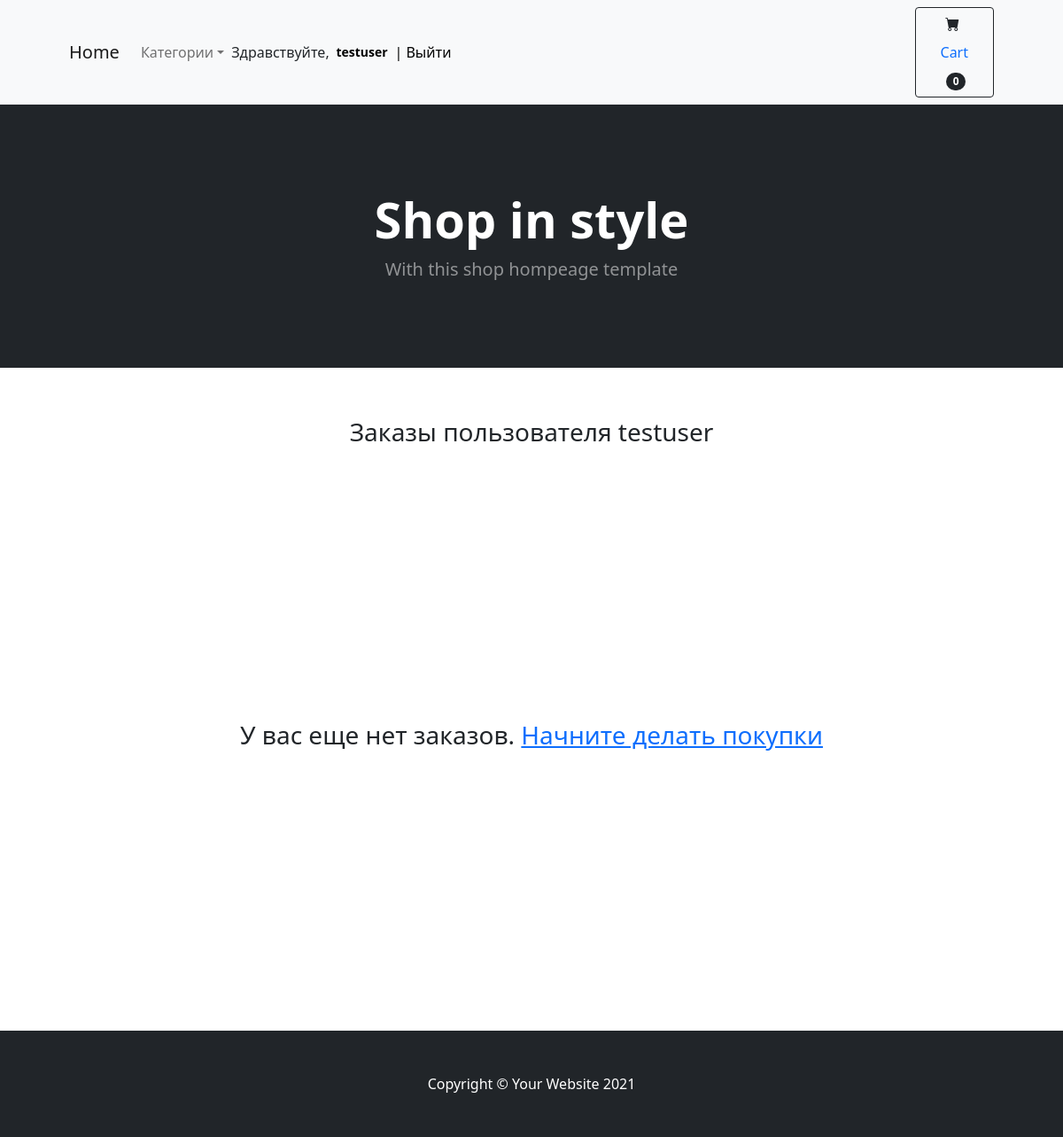
The page /profile/ (signed in) on the database as committed earlier.
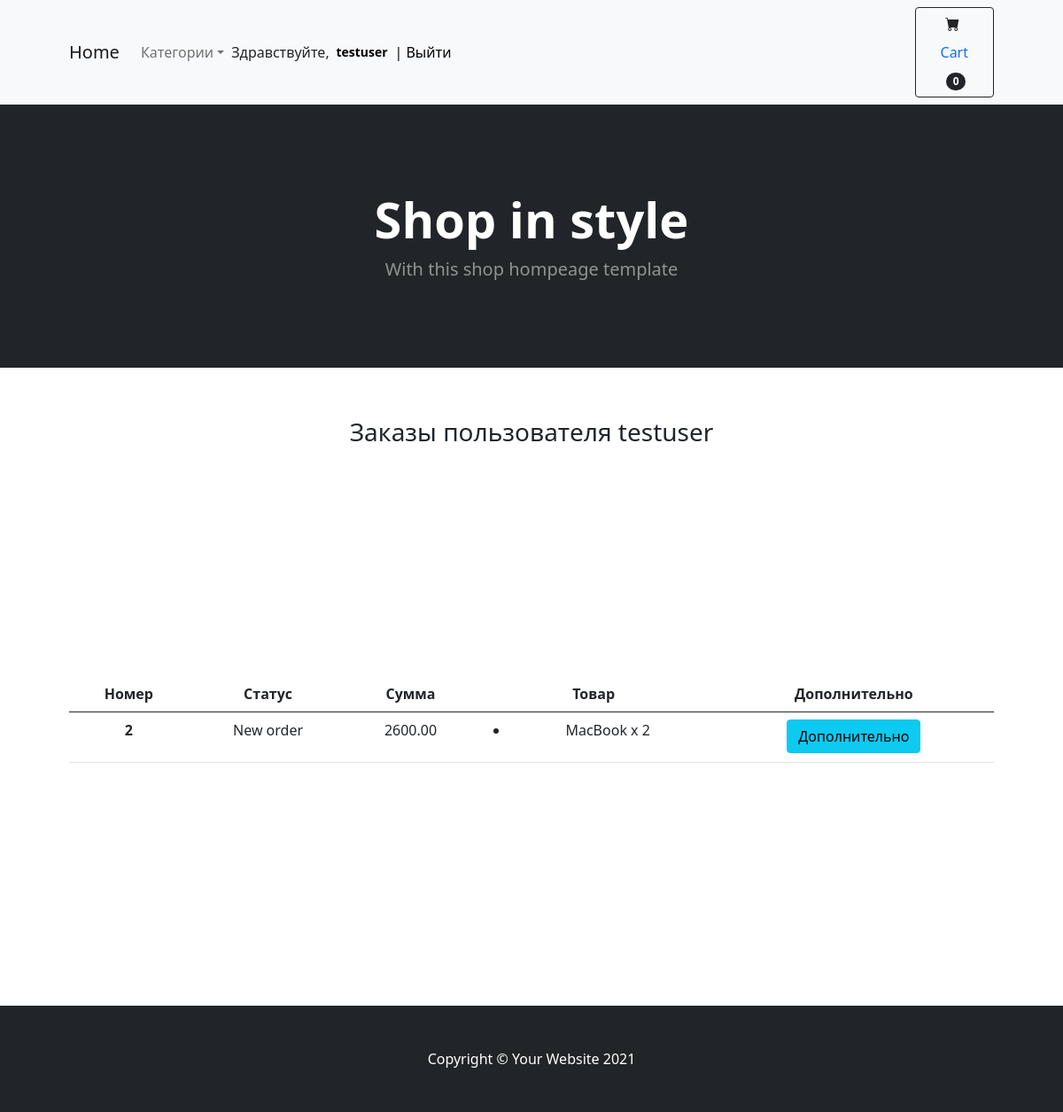
The same page on the database as committed later.
### mainapp/models.py (models this page shows, shortened)
class Cart(models.Model):
    owner = models.ForeignKey("Customer", null=True, verbose_name="Owner", on_delete=models.CASCADE)
    products = models.ManyToManyField(CartProduct, blank=True, related_name="related_cart")
    total_products = models.PositiveIntegerField(default=0)
    final_price = models.DecimalField(max_digits=10, default=0, decimal_places=2, verbose_name="Total price")
    in_order = models.BooleanField(default=False)
    for_anonymous_user = models.BooleanField(default=False)

class Order(models.Model):
    STATUS_NEW = "new"
    STATUS_IN_PROGRESS = "in_progress"
    STATUS_READY = "is_ready"
    STATUS_COMPLETED = "completed"
    BUYING_TYPE_SELF = "self"
    BUYING_TYPE_DELIVERY = "delivery"
    STATUS_CHOICES = (
        (STATUS_NEW, "New order"),
        (STATUS_IN_PROGRESS, "Order in processing"),
        (STATUS_READY, "Order is ready"),
        (STATUS_COMPLETED, "Order completed")
    )
    BUYING_TYPE_CHOICES = (
        (BUYING_TYPE_SELF, "Samovuvoz"),
        (BUYING_TYPE_DELIVERY, "Delivery")
    )
    customer = models.ForeignKey(Customer, verbose_name="Customer", related_name="related_orders", on_delete=models.CASCADE)
    first_name = models.CharField(max_length=256, verbose_name="Name")
    last_name = models.CharField(max_length=256, verbose_name="Surname")
    phone = models.CharField(max_length=20, verbose_name="Phone number")
    cart = models.ForeignKey(Cart, verbose_name="Cart", on_delete=models.CASCADE, null=True, blank=True)
    address = models.CharField(max_length=20, verbose_name="Address")
    status = models.CharField(max_length=100, verbose_name="Status of order", choices=STATUS_CHOICES, default=STATUS_NEW)
    baying_type = models.CharField(max_length=100, verbose_name="Type of order", choices=BUYING_TYPE_CHOICES, default=BUYING_TYPE_SELF)
    comment = models.TextField(verbose_name="Comment for order", null=True, blank=True)
    created_at = models.DateTimeField(auto_now=True, verbose_name="Data created order")
    order_date = models.DateField(verbose_name="Data when order was geted", default=timezone.now)

class CartProduct(models.Model):
    user = models.ForeignKey("Customer", verbose_name="Customer", on_delete=models.CASCADE)
    cart = models.ForeignKey("Cart", verbose_name="Cart", on_delete=models.CASCADE, related_name="related_products")
    product = models.ForeignKey(Product, verbose_name="Product", on_delete=models.CASCADE)
    qty = models.PositiveIntegerField(default=1)
    final_price = models.DecimalField(max_digits=10, decimal_places=2, verbose_name="Total price")

class Product(models.Model):
    MIN_RESOLUTION = (0, 0)
    MAX_RESOLUTION = (8000, 8000)
    category = models.ForeignKey(Category, verbose_name="Category", on_delete=models.CASCADE)
    title = models.CharField(max_length=256, verbose_name="Name of product")
    slug = models.SlugField(max_length=256)
    image = models.ImageField(upload_to="products/%Y/%m/%d", blank=True, verbose_name="Image")
    description = models.TextField(blank=True, verbose_name="Description")
    price = models.DecimalField(max_digits=10, decimal_places=2, verbose_name="Price")
    available = models.BooleanField(default=True)
    created = models.DateTimeField(auto_now_add=True)
    updated = models.DateTimeField(auto_now=True)

### mainapp/views.py (the view)
# urls.py: path('profile/', ProfileView.as_view(), name="profile")
class ProfileView(CartMixin, View):
    def get(self, request, *args, **kwargs):
        customer = Customer.objects.get(user=request.user)
        orders = Order.objects.filter(customer=customer).order_by('-created_at')
        categories = Category.objects.all()
        context = {
            'orders': orders,
            'categories': categories,
            'cart': self.cart
        }
        return render(request, 'profile.html', context)

### mainapp/mixins.py (called while the page is built)
    def dispatch(self, request, *args, **kwargs):
        if request.user.is_authenticated:
            customer = Customer.objects.filter(user=request.user).first()
            if not customer:
                customer = Customer.objects.create(
                    user=request.user
                )
            cart = Cart.objects.filter(owner=customer, in_order=False).first()
            if not cart:
                cart = Cart.objects.create(owner=customer)
        else:
            cart = Cart.objects.filter(for_anonymous_user=True).first
            if not cart:
                cart = Cart.objects.create(for_anonymous_user=True)
        self.cart = cart
        return super().dispatch(request, *args, **kwargs)

### mainapp/models.py (called while the page is built)
    def get_absolute_url(self):
        return reverse('category_detail', kwargs={'slug': self.slug})

### mainapp/templates/profile.html (shortened to what this page needs)
{% extends 'base.html' %}
{% block content %}
<h3 class="">Заказы пользователя {{ request.user.username }}</h3>
{% if not orders.count %}
<div class="col-md-12" style="margin-top: 300px; margin-bottom: 300px;">
    <h3> У вас еще нет заказов. <a href="{% url 'base' %}">Начните делать покупки</a></h3>
</div>
{% else %}
<div class="col-md-12" style="margin-bottom: 250px; margin-top: 250px;">
    <table class="table">
        <thead>
            <th scope = "col">Номер</th>
            <th scope = "col">Статус</th>
            <th scope = "col">Сумма</th>
            <th scope = "col">Товар</th>
            <th scope = "col">Дополнительно</th>
        </thead>
        <tbody>
            {% for order in orders %}
                <tr>
                    <th scope="row">{{ order.id }}</th>
                    <td>{{ order.get_status_display }}</td>
                    <td>{{ order.cart.final_price }}</td>
                    <td>
                        <ul>
                            {% for item in order.cart.products.all %}
                                <li>{{ item.product.title }} x {{ item.qty }}</li>
                            {% endfor %}
                        </ul>
                    </td>
                    <td>
                        <button class="btn btn-info" data-bs-toggle="modal" data-bs-target="#exampleModal-{{ order.id }}">Дополнительно</button>
            {% endfor %}
        </tbody>
    </table>
</div>
{% endif %}
{% endblock %}

### mainapp/templates/base.html (shortened to what this page needs)
<!DOCTYPE html>
{% load static %}
<html lang="en">
    <head>
        <link href="https://cdn.jsdelivr.net/npm/bootstrap-icons@1.5.0/font/bootstrap-icons.css" rel="stylesheet" />
        <link href="https://cdn.jsdelivr.net/npm/bootstrap@5.0.2/dist/css/bootstrap.min.css" rel="stylesheet">
    </head>
    <body>
        <nav class="navbar navbar-expand-lg navbar-light bg-light">
            <div class="container px-4 px-lg-5">
                <a class="navbar-brand" href="{% url 'base' %}">Home</a>
                <div class="collapse navbar-collapse" id="navbarSupportedContent">
                    <ul class="navbar-nav">
                        <li class="nav-item dropdown">
                            <a class="nav-link dropdown-toggle" id="navbarDropdownMenuLink" href="#" role="button" data-bs-toggle="dropdown" aria-expanded="false">Категории</a>
                        </li>
                        <li class="nav-item">
                            {% if request.user.is_authenticated %}
                            <span class="navbar text text-dark">Здравствуйте, <span class="badge badge-danger">
                            <a style="text-decoration: none; font-size:14px; color:black;" href="{% url 'profile' %}">{{ request.user.username }}</a></span><a href="{% url 'logout' %}" style="color:black; text-decoration: none;">| Выйти</a> </span>{% endif %}
                        </li>
                    </ul>
                    <form class="d-flex">
                        <button class="btn btn-outline-dark" type="submit">
                            <i class="bi-cart-fill me-1"></i>
                            <a class="nav-link" href="{% url 'cart' %}">Cart</a>
                            <span class="badge bg-dark text-white ms-1 rounded-pill">{{ cart.products.count }}</span>
                        </button>
                    </form>
                </div>
            </div>
        </nav>
        <header class="bg-dark py-5">
            <div class="container px-4 px-lg-5 my-5">
                <div class="text-center text-white">
                    <h1 class="display-4 fw-bolder">Shop in style</h1>
                    <p class="lead fw-normal text-white-50 mb-0">With this shop hompeage template</p>
                </div>
            </div>
        </header>
        <section class="py-2">
            <div class="container px-4 px-lg-5 mt-5">
                <div class="row gx-4 gx-lg-5 row-cols-2  justify-content-center text-center">
                    {% block content %} {% endblock %}
                </div>
            </div>
        </section>
        <footer class="py-5 bg-dark">
            <div class="container"><p class="m-0 text-center text-white">Copyright &copy; Your Website 2021</p></div>
        </footer>
    </body>
</html>

Rows that differ between the two databases and show on the page:
added Order: id "2", status "New order", cart.final_price "2600.00"
added CartProduct: product "MacBook", qty "2"
Other text that changed with them:
text no longer shown: "У вас еще нет заказов. Начните делать покупки"
text now shown: "Номер Статус Сумма Товар Дополнительно"
